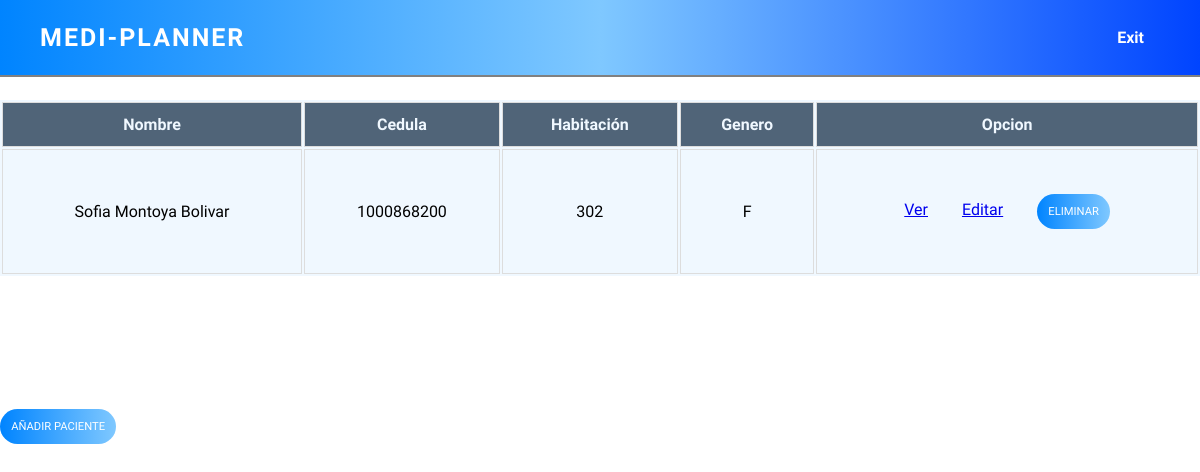
The app's page /pacientes/ with its own data.
### MediPlannerApp/models.py (models this page shows, shortened)
class Paciente(models.Model):
    cedula = models.IntegerField(primary_key=True)
    nombres = models.CharField(max_length=50)
    apellidos = models.CharField(max_length=50)
    sexo = models.CharField(max_length=1)
    habitacion = models.CharField(max_length=10)
    fecha_salida=models.DateTimeField()
    enfermeras = models.ManyToManyField(Enfermera)
    class Meta:
        verbose_name="paciente"
        verbose_name_plural="pacientes"

### MediPlannerApp/views.py (the view)
# urls.py: path('pacientes/', views.pacientes.as_view(), name="pacientes"),
class pacientes(ListView):
    model = Paciente
    template_name ="MediPlannerApp/CRUDPacientes/pacientes.html"

### MediPlannerApp/templates/mediplannerapp/CRUDPacientes/pacientes.html (shortened to what this page needs)
{% extends 'MediPlannerApp/base.html' %}
{% load static %}
{% block cssLinks%}
<link rel="stylesheet" href="{% static 'MediPlannerApp/css/table.css'%}">
{% endblock %}
{% block content %}
<table class="table">
    <thead>
        <tr>
            <th>Nombre</th>
            <th>Cedula</th>
            <th>Habitación</th>
            <th>Genero</th>
            <th>Opcion</th>
        </tr>
    </thead>
    <tbody>
        {% for paciente in object_list %}
        <tr>
            <td data-label="Nombre">{{paciente.nombres}} {{paciente.apellidos}}</td>
            <td data-label="Cedula">{{paciente.cedula}}</td>
            <td data-label="Habitación">{{paciente.habitacion}}</td>
            <td data-label="Genero">{{paciente.sexo}}</td>
            <td>
                <form method="POST" action="eliminarPaciente/{{paciente.cedula}}">
                <a style="margin-right: 30px;" href="detalle/{{paciente.cedula}}">Ver</a>
                <a style="margin-right: 30px;" href="editarPaciente/{{paciente.cedula}}">Editar</a>
                <button class="btn btn-danger" onclick="return eliminarPaciente();" type="submit">Eliminar</button>
                </form>
            </td>
        </tr>
        {% endfor %}
    </tbody>
</table>
    <a class="añadir" href="{% url 'añadirPaciente' %}"><button type="button" class="btn">Añadir paciente</button></a>
{% endblock %}

### MediPlannerApp/static/MediPlannerApp/css/base.css (style rules this page uses)
* { margin: 0; padding: 0; box-sizing: border-box; font-family: 'Fira sans', sans-serif; }

### MediPlannerApp/static/MediPlannerApp/css/table.css (style rules this page uses)
.table { width: 100%; background-color: aliceblue; position: absolute; top: 100px; }
.table td, .table th { padding: 12px 15px; border: 1px solid #ddd; text-align: center; }
.table th { background-color: rgba(0, 27, 53, 0.667); color: aliceblue; }
.table tbody tr :nth-child(even) { background-color: var(--light); }
.añadir { position: relative; top: 300px; text-decoration: none; }
.btn { height: 35px; border-radius: 25px; margin: 2rem 0; font-size: 0.7rem; outline: none; border: none; background-image: linear-gradient(to right, rgb(0, 132, 255), rgb(127, 200, 255), rgb(0, 68, 255)); cursor: pointer; color: white; text-transform: uppercase; background-size: 200%; transition: .5s; padding: 1em; }

### records on screen
Paciente: nombres "Sofia", apellidos "Montoya Bolivar", cedula "1000868200", habitacion "302", sexo "F"
